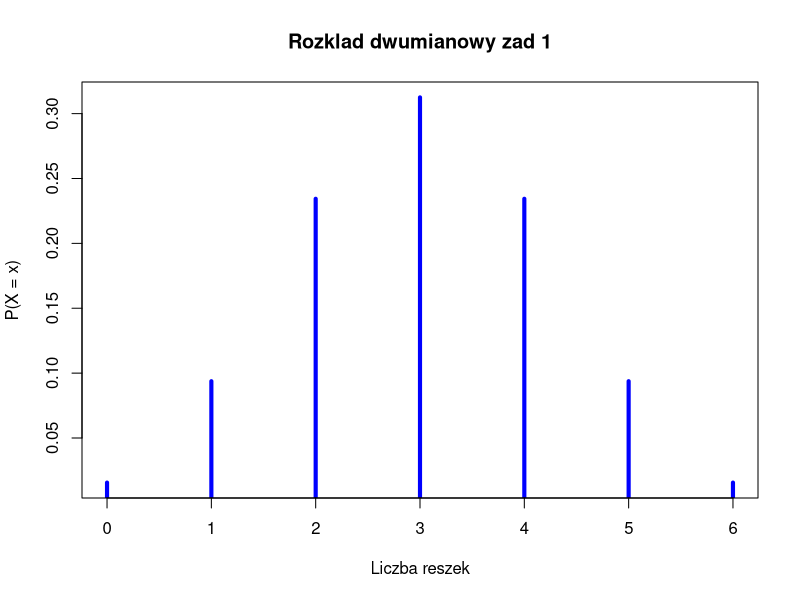
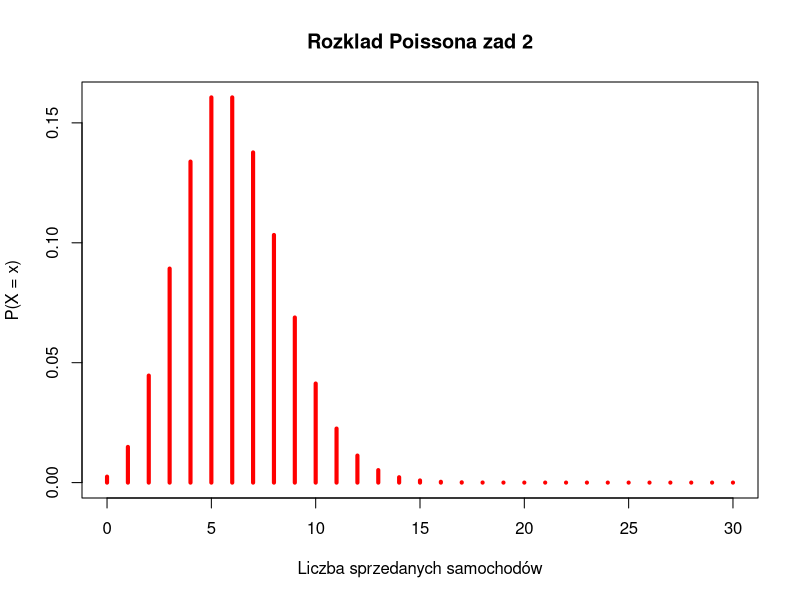

Source code (R) for these figures, in order:
# Zad 1

dbinom(x = 5, size = 6, prob = 0.5)
1 - pbinom(q = 2, size = 6, prob = 0.5)
pbinom(4, size = 6, prob = 0.5) - pbinom(1, size=6, prob=0.5)

x_vals <- 0:6
y_vals <- dbinom(x = x_vals, size = 6, prob = 0.5)

plot(
    x = x_vals,
    y = y_vals,
    type="h",
    main="Rozklad dwumianowy zad 1",
    lwd = 4,
    xlab = "Liczba reszek",
    ylab = "P(X = x)",
    col = "blue"
)

# Zad 2
dpois(x = 5, lambda = 6)
1 - ppois(q = 3, lambda = 6)
ppois(5, lambda = 6) - ppois(2, lambda = 6)
x_vals <- 0:30
y_vals <- dpois(x = x_vals, lambda = 6)
plot(
    x = x_vals,
    y = y_vals,
    type = "h",
    main = "Rozklad Poissona zad 2",
    lwd = 4,
    xlab = "Liczba sprzedanych samochodów",
    ylab = "P(X = x)",
    col = "red"
)
